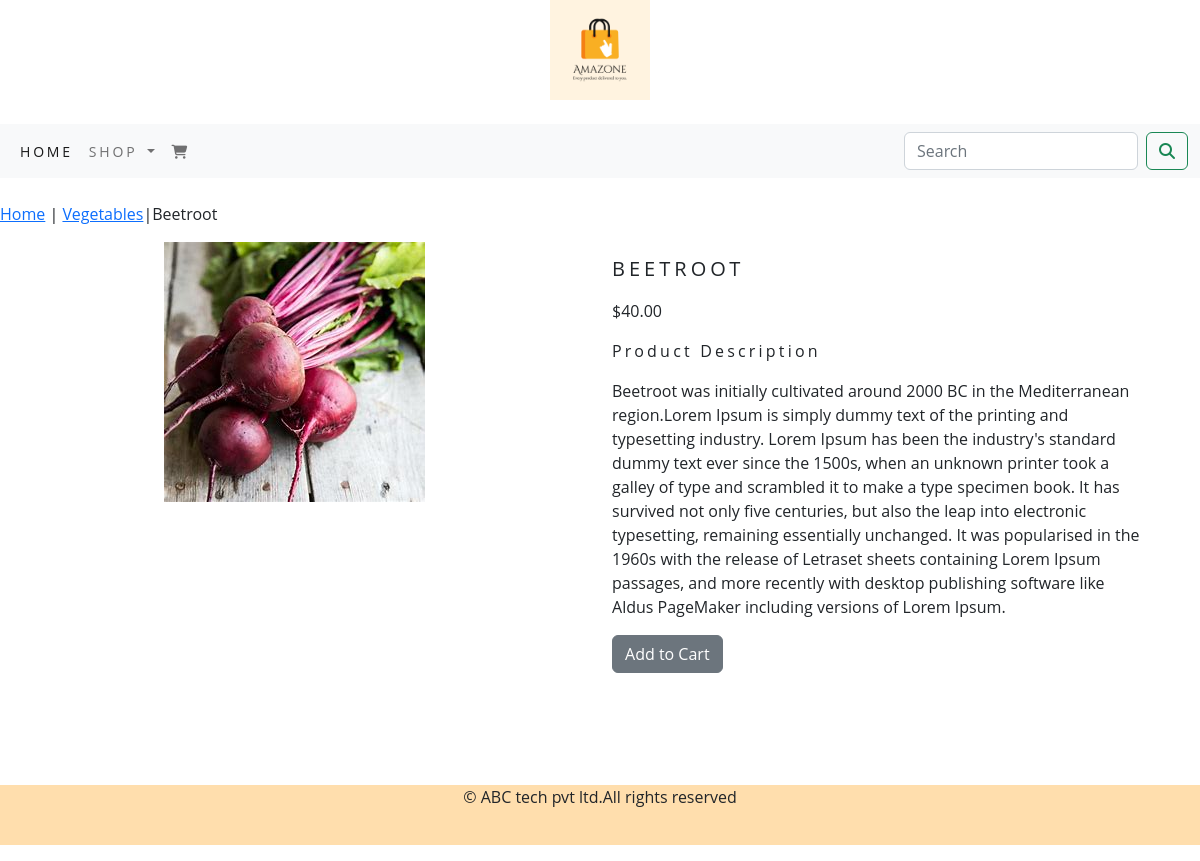
The app's page /shop/vegetables/beetroot/ with its own data.
### shop/models.py (models this page shows, shortened)
class Product(models.Model):
    name = models.CharField(max_length=250, unique=True)
    slug = models.SlugField(max_length=250, unique=True)
    description = models.TextField()
    price = models.DecimalField(max_digits=10, decimal_places=2)
    category = models.ForeignKey(Category, on_delete=models.CASCADE)
    image = models.ImageField(upload_to='product', blank=True)
    stock = models.IntegerField()
    available = models.BooleanField(default=True)
    created = models.DateTimeField(auto_now_add=True)
    updated = models.DateTimeField(auto_now=True)
    class Meta:
        ordering = ('name',)
        verbose_name = 'product'
        verbose_name_plural = 'products'

class Category(models.Model):
    name = models.CharField(max_length=250, unique=True)
    slug = models.SlugField(max_length=250, unique=True)
    description = models.TextField()
    image = models.ImageField(upload_to='category', blank=True)
    class Meta:
        ordering = ('name',)
        verbose_name = 'category'
        verbose_name_plural = 'categories'
    def get_url(self):
        return reverse('shop:product_by_category', args=[self.slug])
    def __str__(self):
        return '{}'.format(self.name)

### shop/views.py (the view)
# urls.py: path('<slug:c_slug>/<slug:product_slug>/',views.productDetail,name='productdetails')
def productDetail(request, c_slug, product_slug):
    try:
        product = Product.objects.get(category__slug=c_slug, slug=product_slug)
    except Exception as e:
        raise e
    return render(request, 'product.html', {'product': product})

### shop/context_processors.py (called while the page is built)
def menu_links(request):
    links = Category.objects.all()
    return dict(links=links)

### templates/product.html (shortened to what this page needs)
{% extends 'base.html' %}
{% load static %}
{% block content %}
<div class="row mr_product_row-class">
      <div class="mx_auto">
        <p><a href="{% url 'shop:allproductCat' %}">Home</a> | <a href="{{product.category.get_url}}">{{product.category}}</a>|{{product.name}} </p>
      </div>
<div class="container">
    <div class="row">
         <div class="col-md-12 col-sm-12 col-md-12 col-lg-6 text-center">
              <div  style="min-width=18rem;">
                     <img src="{{product.image.url}}" alt="{{product.name}}" >
              </div>
         </div>
    <div class="col-12 col-sm-12 col-md-12 col-lg-6">
        <div>
            <h1 class="my_product_title">{{product.name}}</h1>
            <p>${{product.price}}</p>
            <p class="my_title">Product Description</p>
            <p class="text-justify my_product_text">{{product.description}}</p>
            {% if product.stock <= 0 %}
            <p class="text-justify my_product_text"><b>Out of Stock</b></p>
            {% else %}
            <a href="{% url 'cart:add_cart' product.id %}" class="btn btn-secondary">Add to Cart</a>
            {% endif %}
        </div>
    </div>
</div>
</div>
</div>
{% endblock %}

### static/css/custom.css (style rules this page uses)
body { font-family: 'Open Sans', sans-serif; }
.my_title { font-size : 16px; font-transform : uppercase; letter-spacing : .2em; }
.my_product_title { font-size : 20px; text-transform : uppercase; letter-spacing : .2em; padding-top : 15px; padding-bottom : 10px; }
.my_product_text { padding-right : 50px; }

### records on screen
Product: category "Vegetables", name "Beetroot", image (picture), name "BEETROOT", price "40.00", description "Beetroot was initially cultivated around 2000 BC in the Mediterranean region.Lorem Ipsum is simply dummy text of the printing and typesetting industry. Lorem Ipsum has been the industry's standard dummy text ever since the 1500s, when an unknown printer took a galley of type and scrambled it to make a type specimen book. It has survived not only five centuries, but also the leap into electronic typesetting, remaining essentially unchanged. It was popularised in the 1960s with the release of Letraset sheets containing Lorem Ipsum passages, and more recently with desktop publishing software like Aldus PageMaker including versions of Lorem Ipsum."
